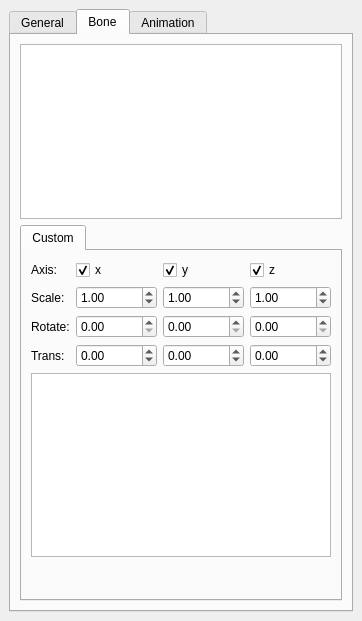
<?xml version="1.0" encoding="UTF-8"?>
<ui version="4.0">
 <class>AnimationEdit</class>
 <widget class="QDockWidget" name="AnimationEdit">
  <property name="geometry">
   <rect>
    <x>0</x>
    <y>0</y>
    <width>362</width>
    <height>621</height>
   </rect>
  </property>
  <property name="windowTitle">
   <string>Inspector</string>
  </property>
  <widget class="QWidget" name="dockWidgetContents">
   <layout class="QVBoxLayout" name="verticalLayout">
    <item>
     <widget class="QTabWidget" name="tabWidget">
      <property name="currentIndex">
       <number>1</number>
      </property>
      <widget class="QWidget" name="tab_5">
       <attribute name="title">
        <string>General</string>
       </attribute>
       <layout class="QVBoxLayout" name="verticalLayout_6">
        <item>
         <widget class="QTableWidget" name="m_generalProperty">
          <property name="autoFillBackground">
           <bool>true</bool>
          </property>
          <property name="verticalScrollBarPolicy">
           <enum>Qt::ScrollBarAsNeeded</enum>
          </property>
          <property name="horizontalScrollBarPolicy">
           <enum>Qt::ScrollBarAlwaysOff</enum>
          </property>
          <property name="autoScroll">
           <bool>true</bool>
          </property>
          <property name="editTriggers">
           <set>QAbstractItemView::NoEditTriggers</set>
          </property>
          <property name="alternatingRowColors">
           <bool>true</bool>
          </property>
          <property name="selectionMode">
           <enum>QAbstractItemView::ExtendedSelection</enum>
          </property>
          <property name="horizontalScrollMode">
           <enum>QAbstractItemView::ScrollPerItem</enum>
          </property>
          <property name="showGrid">
           <bool>true</bool>
          </property>
          <property name="gridStyle">
           <enum>Qt::SolidLine</enum>
          </property>
          <attribute name="horizontalHeaderVisible">
           <bool>false</bool>
          </attribute>
          <attribute name="horizontalHeaderCascadingSectionResizes">
           <bool>false</bool>
          </attribute>
          <attribute name="horizontalHeaderHighlightSections">
           <bool>false</bool>
          </attribute>
          <attribute name="horizontalHeaderShowSortIndicator" stdset="0">
           <bool>true</bool>
          </attribute>
          <attribute name="horizontalHeaderStretchLastSection">
           <bool>true</bool>
          </attribute>
          <attribute name="verticalHeaderVisible">
           <bool>false</bool>
          </attribute>
          <attribute name="verticalHeaderDefaultSectionSize">
           <number>21</number>
          </attribute>
         </widget>
        </item>
       </layout>
      </widget>
      <widget class="QWidget" name="tab">
       <attribute name="title">
        <string>Bone</string>
       </attribute>
       <layout class="QVBoxLayout" name="verticalLayout_3">
        <item>
         <widget class="QTreeWidget" name="m_boneHirearchy">
          <property name="showDropIndicator" stdset="0">
           <bool>true</bool>
          </property>
          <property name="rootIsDecorated">
           <bool>true</bool>
          </property>
          <attribute name="headerVisible">
           <bool>false</bool>
          </attribute>
          <column>
           <property name="text">
            <string notr="true">1</string>
           </property>
          </column>
         </widget>
        </item>
        <item>
         <widget class="QTabWidget" name="tabWidget_2">
          <property name="currentIndex">
           <number>0</number>
          </property>
          <widget class="QWidget" name="tab_4">
           <attribute name="title">
            <string>Custom</string>
           </attribute>
           <layout class="QVBoxLayout" name="verticalLayout_4">
            <item>
             <layout class="QGridLayout" name="gridLayout_3">
              <item row="0" column="0">
               <widget class="QLabel" name="label">
                <property name="text">
                 <string>Axis:</string>
                </property>
               </widget>
              </item>
              <item row="1" column="0">
               <widget class="QLabel" name="label_2">
                <property name="text">
                 <string>Scale:</string>
                </property>
               </widget>
              </item>
              <item row="2" column="0">
               <widget class="QLabel" name="label_3">
                <property name="text">
                 <string>Rotate:</string>
                </property>
               </widget>
              </item>
              <item row="3" column="0">
               <widget class="QLabel" name="label_4">
                <property name="text">
                 <string>Trans:</string>
                </property>
               </widget>
              </item>
              <item row="0" column="1">
               <layout class="QHBoxLayout" name="horizontalLayout">
                <item>
                 <widget class="QCheckBox" name="checkBox">
                  <property name="text">
                   <string>x</string>
                  </property>
                  <property name="checked">
                   <bool>true</bool>
                  </property>
                 </widget>
                </item>
               </layout>
              </item>
              <item row="1" column="1">
               <widget class="QDoubleSpinBox" name="m_scaleX">
                <property name="minimum">
                 <double>0.010000000000000</double>
                </property>
                <property name="maximum">
                 <double>100.000000000000000</double>
                </property>
                <property name="singleStep">
                 <double>0.010000000000000</double>
                </property>
                <property name="value">
                 <double>1.000000000000000</double>
                </property>
               </widget>
              </item>
              <item row="2" column="1">
               <widget class="QDoubleSpinBox" name="doubleSpinBox_2">
                <property name="decimals">
                 <number>2</number>
                </property>
                <property name="maximum">
                 <double>360.000000000000000</double>
                </property>
                <property name="singleStep">
                 <double>0.100000000000000</double>
                </property>
               </widget>
              </item>
              <item row="3" column="1">
               <widget class="QDoubleSpinBox" name="m_transX">
                <property name="enabled">
                 <bool>true</bool>
                </property>
                <property name="minimum">
                 <double>-10000.000000000000000</double>
                </property>
                <property name="maximum">
                 <double>10000.000000000000000</double>
                </property>
               </widget>
              </item>
              <item row="1" column="2">
               <widget class="QDoubleSpinBox" name="m_scaleY">
                <property name="minimum">
                 <double>0.010000000000000</double>
                </property>
                <property name="maximum">
                 <double>100.000000000000000</double>
                </property>
                <property name="singleStep">
                 <double>0.010000000000000</double>
                </property>
                <property name="value">
                 <double>1.000000000000000</double>
                </property>
               </widget>
              </item>
              <item row="1" column="3">
               <widget class="QDoubleSpinBox" name="m_scaleZ">
                <property name="minimum">
                 <double>0.010000000000000</double>
                </property>
                <property name="maximum">
                 <double>100.000000000000000</double>
                </property>
                <property name="singleStep">
                 <double>0.010000000000000</double>
                </property>
                <property name="value">
                 <double>1.000000000000000</double>
                </property>
               </widget>
              </item>
              <item row="0" column="2">
               <widget class="QCheckBox" name="checkBox_2">
                <property name="text">
                 <string>y</string>
                </property>
                <property name="checked">
                 <bool>true</bool>
                </property>
               </widget>
              </item>
              <item row="0" column="3">
               <widget class="QCheckBox" name="checkBox_3">
                <property name="text">
                 <string>z</string>
                </property>
                <property name="checked">
                 <bool>true</bool>
                </property>
               </widget>
              </item>
              <item row="2" column="2">
               <widget class="QDoubleSpinBox" name="doubleSpinBox_5">
                <property name="maximum">
                 <double>360.000000000000000</double>
                </property>
                <property name="singleStep">
                 <double>0.100000000000000</double>
                </property>
               </widget>
              </item>
              <item row="2" column="3">
               <widget class="QDoubleSpinBox" name="doubleSpinBox_6">
                <property name="maximum">
                 <double>360.000000000000000</double>
                </property>
                <property name="singleStep">
                 <double>0.100000000000000</double>
                </property>
               </widget>
              </item>
              <item row="3" column="2">
               <widget class="QDoubleSpinBox" name="m_transY">
                <property name="enabled">
                 <bool>true</bool>
                </property>
                <property name="minimum">
                 <double>-10000.000000000000000</double>
                </property>
                <property name="maximum">
                 <double>10000.000000000000000</double>
                </property>
               </widget>
              </item>
              <item row="3" column="3">
               <widget class="QDoubleSpinBox" name="m_transZ">
                <property name="enabled">
                 <bool>true</bool>
                </property>
                <property name="minimum">
                 <double>-10000.000000000000000</double>
                </property>
                <property name="maximum">
                 <double>10000.000000000000000</double>
                </property>
               </widget>
              </item>
             </layout>
            </item>
            <item>
             <widget class="QTextEdit" name="m_customBone">
              <property name="readOnly">
               <bool>true</bool>
              </property>
             </widget>
            </item>
            <item>
             <spacer name="verticalSpacer_2">
              <property name="orientation">
               <enum>Qt::Vertical</enum>
              </property>
              <property name="sizeHint" stdset="0">
               <size>
                <width>20</width>
                <height>40</height>
               </size>
              </property>
             </spacer>
            </item>
           </layout>
          </widget>
         </widget>
        </item>
       </layout>
      </widget>
      <widget class="QWidget" name="tab_2">
       <attribute name="title">
        <string>Animation</string>
       </attribute>
       <layout class="QVBoxLayout" name="verticalLayout_2">
        <item>
         <widget class="QGroupBox" name="m_animationBox">
          <property name="title">
           <string>Animation</string>
          </property>
          <layout class="QGridLayout" name="gridLayout">
           <item row="0" column="1">
            <spacer name="horizontalSpacer">
             <property name="orientation">
              <enum>Qt::Horizontal</enum>
             </property>
             <property name="sizeHint" stdset="0">
              <size>
               <width>40</width>
               <height>20</height>
              </size>
             </property>
            </spacer>
           </item>
           <item row="0" column="0">
            <widget class="QComboBox" name="m_animationList"/>
           </item>
           <item row="1" column="0">
            <widget class="QCheckBox" name="m_loop">
             <property name="text">
              <string>Loop</string>
             </property>
             <property name="checked">
              <bool>true</bool>
             </property>
            </widget>
           </item>
          </layout>
         </widget>
        </item>
        <item>
         <widget class="QGroupBox" name="groupBox">
          <property name="title">
           <string>Equipment</string>
          </property>
          <layout class="QGridLayout" name="gridLayout_2">
           <item row="0" column="0">
            <widget class="QLineEdit" name="m_weapon"/>
           </item>
           <item row="0" column="1">
            <widget class="QToolButton" name="m_test">
             <property name="text">
              <string>...</string>
             </property>
            </widget>
           </item>
          </layout>
         </widget>
        </item>
        <item>
         <spacer name="verticalSpacer">
          <property name="orientation">
           <enum>Qt::Vertical</enum>
          </property>
          <property name="sizeHint" stdset="0">
           <size>
            <width>20</width>
            <height>40</height>
           </size>
          </property>
         </spacer>
        </item>
       </layout>
      </widget>
     </widget>
    </item>
   </layout>
  </widget>
 </widget>
 <resources/>
 <connections/>
</ui>
